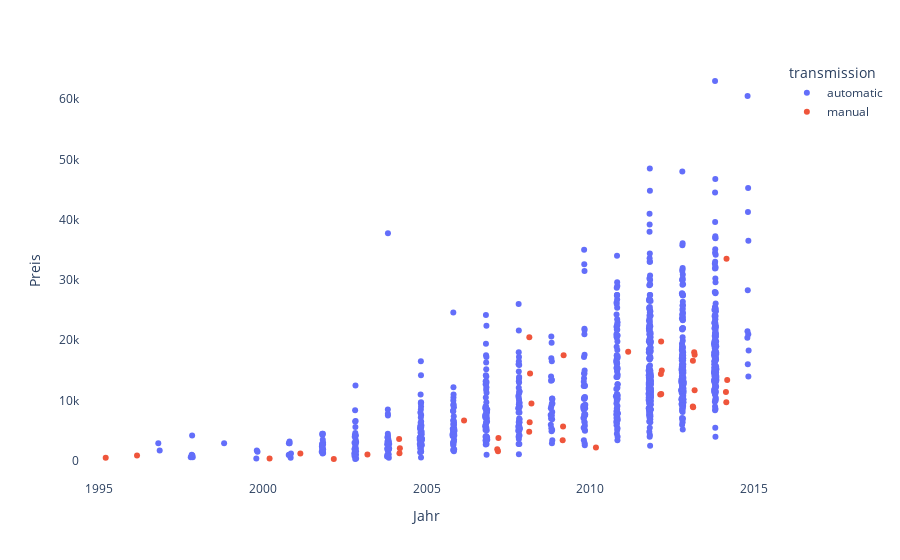

Source (notebook cell):
### Markdown cell above
Anschließend wird noch eine Visualisierung mit der Ergänzung der Variable "transmission" dargestellt, um mögliche Unterschiede zwischen der Schaltung festzustellen.

### Code cell
# Visualisierung Jahr / Preis inkl. Schaltung
fig = px.strip(df_sample, x="year", y="price", color="transmission", labels={"price":"Preis","year":"Jahr"})
fig.update_layout({
'plot_bgcolor': 'rgba(0, 0, 0, 0)',
'paper_bgcolor': 'rgba(0, 0, 0, 0)',
})
fig.show()

### Figure 1 — Plotly figure (JSON) as saved in the notebook; plotly's stock layout.template omitted (floating-point values rounded to 4 significant figures; data arrays with more than 128 entries replaced by an {"elided": "..."} marker saying what was removed)
{"data": [{"alignmentgroup": "True", "boxpoints": "all", "fillcolor": "rgba(255,255,255,0)", "hoveron": "points", "hovertemplate": "transmission=automatic<br>Jahr=%{x}<br>Preis=%{y}<extra></extra>", "legendgroup": "automatic", "line": {"color": "rgba(255,255,255,0)"}, "marker": {"color": "#636efa"}, "name": "automatic", "offsetgroup": "automatic", "orientation": "v", "pointpos": 0, "showlegend": true, "type": "box", "x": {"elided": "962 int values"}, "x0": " ", "xaxis": "x", "y": {"elided": "962 int values"}, "y0": " ", "yaxis": "y"}, {"alignmentgroup": "True", "boxpoints": "all", "fillcolor": "rgba(255,255,255,0)", "hoveron": "points", "hovertemplate": "transmission=manual<br>Jahr=%{x}<br>Preis=%{y}<extra></extra>", "legendgroup": "manual", "line": {"color": "rgba(255,255,255,0)"}, "marker": {"color": "#EF553B"}, "name": "manual", "offsetgroup": "manual", "orientation": "v", "pointpos": 0, "showlegend": true, "type": "box", "x": [2014, 2011, 2007, 2008, 2012, 2004, 2001, 2006, 2009, 2004, 2000, 2013, 2008, 2012, 1995, 2014, 2014, 2008, 2013, 2007, 2009, 2013, 2008, 2009, 2008, 2014, 2007, 2013, 2010, 2013, 2012, 2003, 2012, 2002, 2013, 1996, 2012, 2004], "x0": " ", "xaxis": "x", "y": [9700, 18100, 3800, 20500, 19800, 1250, 1200, 6700, 17500, 2100, 400, 11700, 9500, 11100, 500, 33500, 13400, 4800, 16600, 1600, 5700, 8900, 14500, 3400, 6400, 11400, 1900, 17600, 2200, 9000, 11000, 1050, 15000, 300, 18000, 900, 14400, 3600], "y0": " ", "yaxis": "y"}], "layout": {"boxmode": "group", "legend": {"title": {"text": "transmission"}, "tracegroupgap": 0}, "margin": {"t": 60}, "paper_bgcolor": "rgba(0, 0, 0, 0)", "plot_bgcolor": "rgba(0, 0, 0, 0)", "xaxis": {"anchor": "y", "domain": [0, 1], "title": {"text": "Jahr"}}, "yaxis": {"anchor": "x", "domain": [0, 1], "title": {"text": "Preis"}}}}
